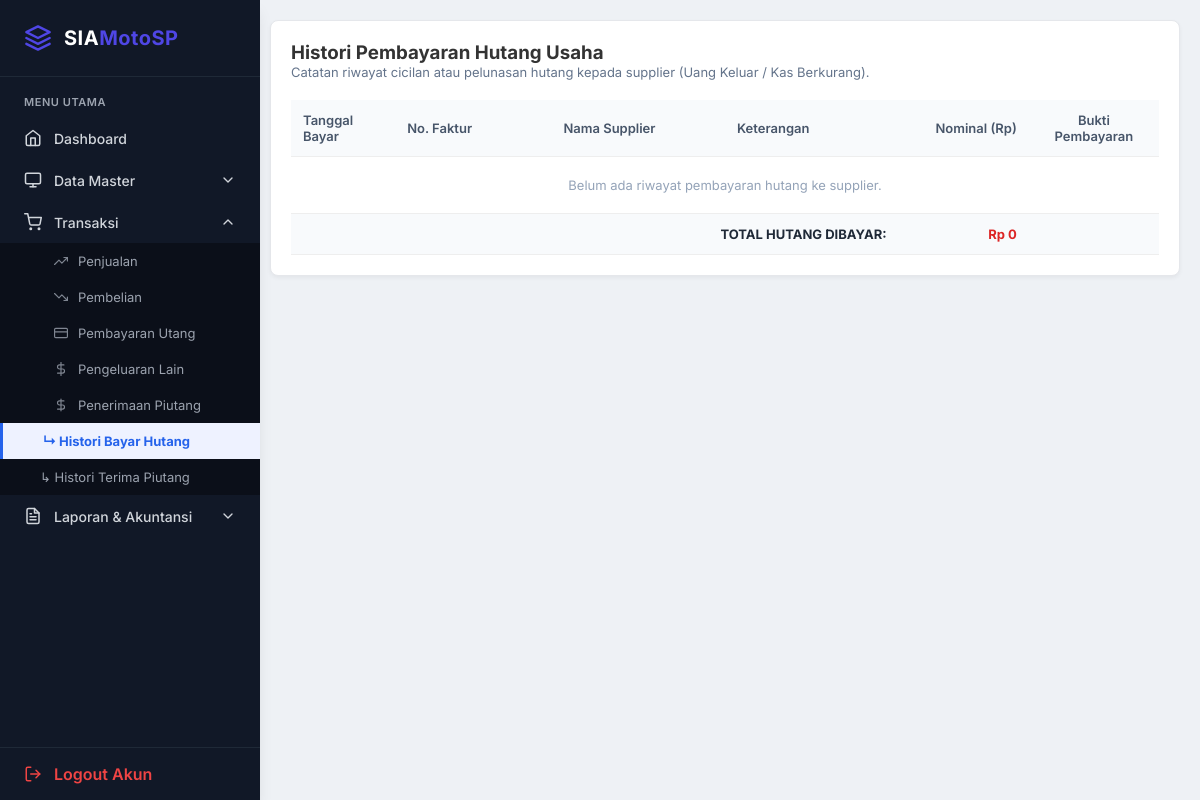
Before: /histori_hutang.php (signed in) with the older database file.
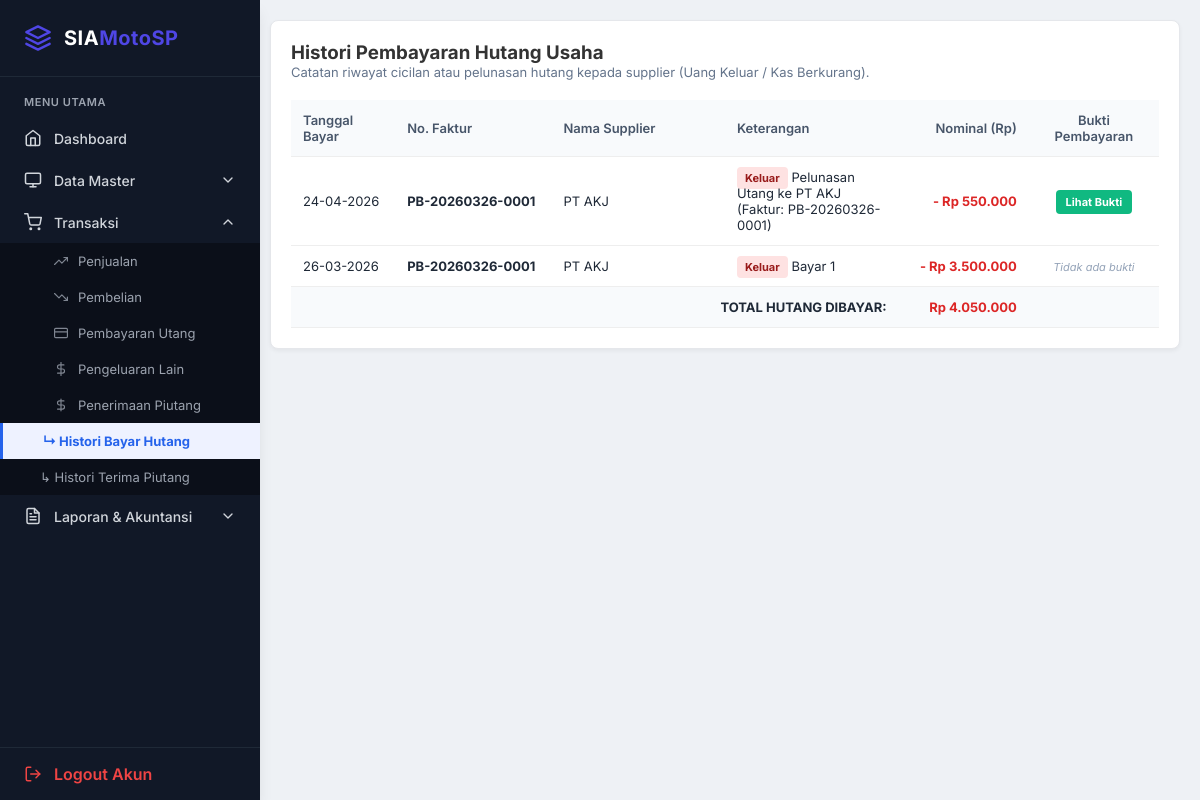
After: the same page with the newer database file.
### tables this page shows
CREATE TABLE `tb_pembayaran_hutang` (
  `id` int NOT NULL,
  `id_pembelian` int NOT NULL,
  `tanggal` date NOT NULL,
  `jumlah_bayar` decimal(15,2) NOT NULL,
  `keterangan` varchar(255) DEFAULT NULL,
  `created_at` timestamp NOT NULL DEFAULT CURRENT_TIMESTAMP,
  `bukti_bayar` varchar(255) DEFAULT NULL
);

CREATE TABLE `tb_pembelian` (
  `id` int NOT NULL,
  `no_faktur` varchar(50) DEFAULT NULL,
  `tanggal` date DEFAULT NULL,
  `id_supplier` int DEFAULT NULL,
  `total` decimal(15,2) DEFAULT NULL,
  `metode` enum('tunai','kredit') DEFAULT 'tunai',
  `status` enum('lunas','belum_lunas') DEFAULT 'lunas',
  `sisa_hutang` decimal(15,2) DEFAULT '0.00'
);

CREATE TABLE `tb_supplier` (
  `id` int NOT NULL,
  `nama_supplier` varchar(100) DEFAULT NULL,
  `alamat` text,
  `telp` varchar(20) DEFAULT NULL,
  `saldo_awal_utang` decimal(15,2) DEFAULT '0.00'
);

### histori_hutang.php (the view, shortened to what this page needs)
<?php
include "config/db.php";
$query_utama = "
    SELECT ph.*, p.no_faktur, s.nama_supplier
    FROM tb_pembayaran_hutang ph
    JOIN tb_pembelian p ON ph.id_pembelian = p.id
    LEFT JOIN tb_supplier s ON p.id_supplier = s.id
    ORDER BY ph.tanggal DESC, ph.id DESC
";
$qHistori = mysqli_query($conn, $query_utama);
?>
<!DOCTYPE html>
<html>
<head>
<link rel="stylesheet" href="inc/style.css">
</head>
<body>
<?php include "sidebar.php"; ?>
<div class="content">
    <div class="card">
        <h3>Histori Pembayaran Hutang Usaha</h3>
        <p class="desc">Catatan riwayat cicilan atau pelunasan hutang kepada supplier (Uang Keluar / Kas Berkurang).</p>
        <table>
            <thead>
                <tr>
                    <th style="width: 12%;">Tanggal Bayar</th>
                    <th style="width: 18%;">No. Faktur</th>
                    <th style="width: 20%;">Nama Supplier</th>
                    <th style="width: 20%;">Keterangan</th>
                    <th class="right" style="width: 15%;">Nominal (Rp)</th>
                    <th class="center" style="width: 15%;">Bukti Pembayaran</th>
                </tr>
            </thead>
            <tbody>
                <?php
                $total_keluar = 0;
                if($qHistori && mysqli_num_rows($qHistori) > 0) {
                    while($row = mysqli_fetch_assoc($qHistori)) {
                        $total_keluar += $row['jumlah_bayar'];
                ?>
                <tr>
                    <td><?= date('d-m-Y', strtotime($row['tanggal'])) ?></td>
                    <td><strong><?= htmlspecialchars($row['no_faktur'] ?? '-') ?></strong></td>
                    <td><?= htmlspecialchars($row['nama_supplier'] ?? 'Supplier ID: ' . ($row['id_supplier'] ?? '-')) ?></td>
                    <td><span class="badge-out">Keluar</span> <?= htmlspecialchars($row['keterangan'] ?? 'Pembayaran Hutang') ?></td>
                    <td class="right" style="font-weight: bold; color: #dc2626;">- Rp <?= number_format($row['jumlah_bayar'],0,',','.') ?></td>
                    <td class="center">
                        <?php if(!empty($row['bukti_bayar'])): ?>
                            <a href="assets/bukti_bayar/<?= htmlspecialchars($row['bukti_bayar']) ?>" target="_blank" class="btn-bukti">
                                Lihat Bukti
                            </a>
                        <?php else: ?>
                            <span style="color:#94a3b8; font-size:11px; font-style:italic;">Tidak ada bukti</span>
                        <?php endif; ?>
                    </td>
                </tr>
                <?php
                    }
                } else {
                    echo "<tr><td colspan='6' class='center' style='padding: 20px; color: #94a3b8;'>Belum ada riwayat pembayaran hutang ke supplier.</td></tr>";
                }
                ?>
                <tr style="background: #f8fafc; font-weight: bold; font-size: 15px;">
                    <td colspan="4" class="right">TOTAL HUTANG DIBAYAR:</td>
                    <td class="right" style="color: #dc2626;">Rp <?= number_format($total_keluar,0,',','.') ?></td>
                    <td></td> </tr>
            </tbody>
        </table>
    </div>
</div>
</body>
</html>

Changed rows visible on the page:
added tb_pembayaran_hutang: tanggal "24-04-2026", id_pembelian.no_faktur "PB-20260326-0001", tb_supplier.nama_supplier "PT AKJ", keterangan "Pelunasan Utang ke PT AKJ (Faktur: PB-20260326-0001)", jumlah_bayar "550.000"
added tb_pembayaran_hutang: tanggal "26-03-2026", id_pembelian.no_faktur "PB-20260326-0001", tb_supplier.nama_supplier "PT AKJ", keterangan "Bayar 1", jumlah_bayar "3.500.000", shows "Tidak ada bukti"
Other visible differences:
$total_keluar: "0" → "4.050.000"
text no longer shown: "Belum ada riwayat pembayaran hutang ke supplier."
